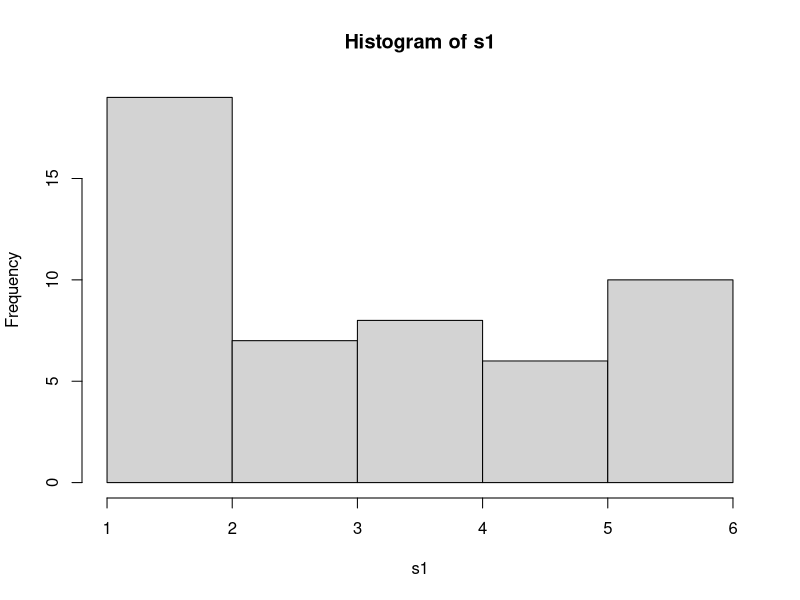
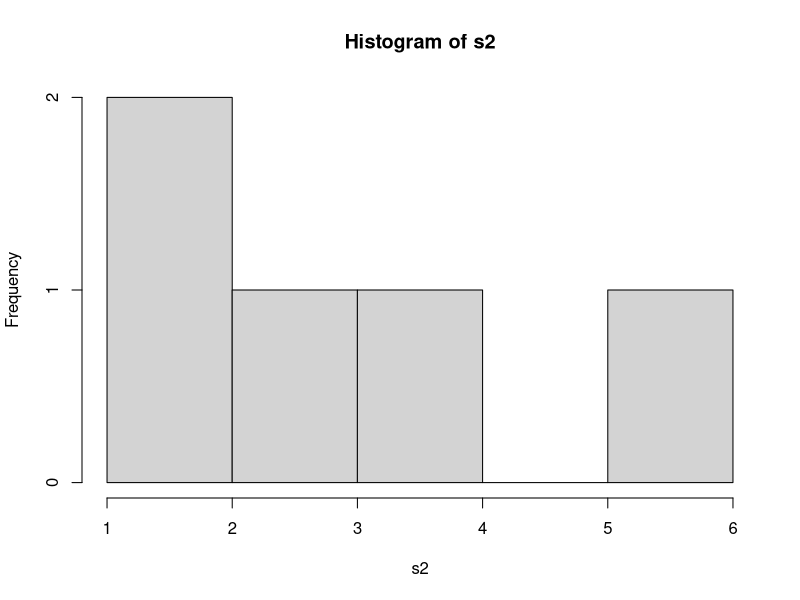
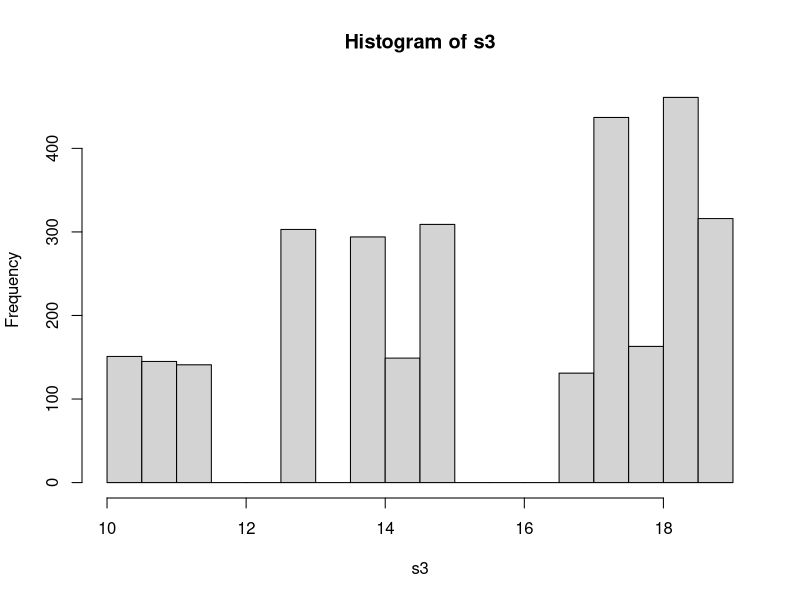
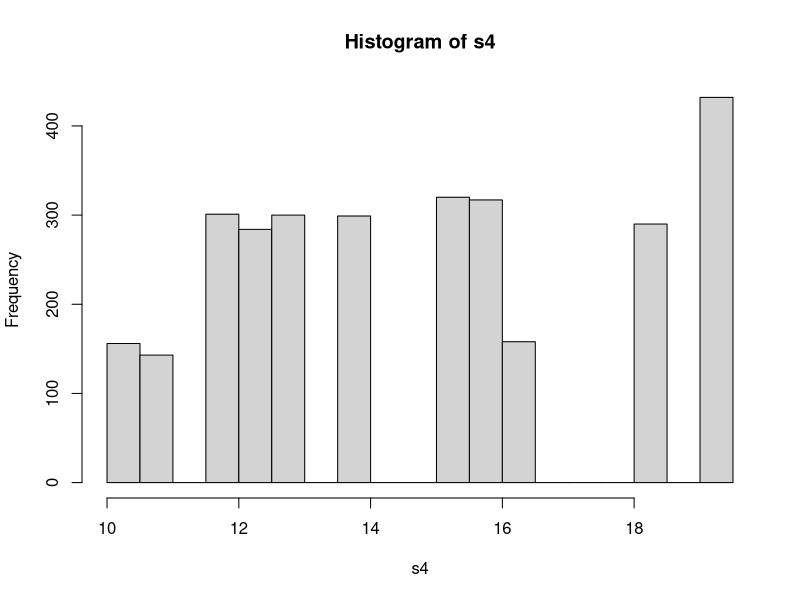

Recreate these plots in R, in order.
#https://www.youtube.com/watch?v=wkHLIWiGLyI

bucket <- c(1,2,3,4,5,6)

s1 <- sample(bucket, 50, replace = TRUE)

s2 <- sample(bucket, 5, replace = FALSE)

s3 <- sample(runif(20, min = 10, max = 20), 3000, replace = TRUE)


r_num <- runif(20, min = 10, max = 20)
s4 <- sample(r_num, 3000, replace = TRUE)



hist(s1)

hist(s2)

hist(s3)

hist(s4)

